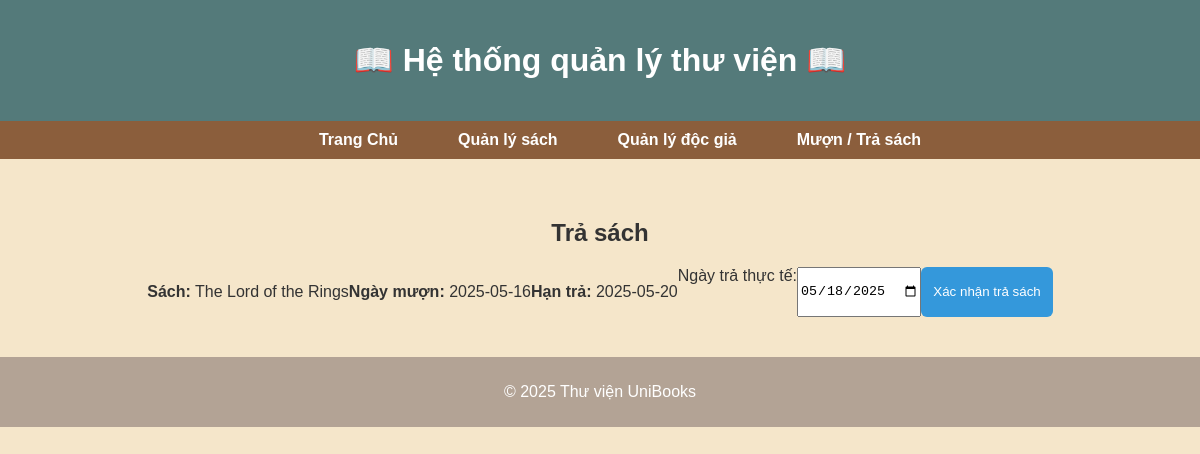
Screenshot of /loans/loans_return.php?id=1 with the database file from the repository.
### tables this page shows
CREATE TABLE `loans` (
  `id` int(11) NOT NULL,
  `book_id` varchar(11) DEFAULT NULL,
  `student_id` varchar(20) DEFAULT NULL,
  `borrow_date` date DEFAULT NULL,
  `return_date` date DEFAULT NULL,
  `status` enum('pending','approved') DEFAULT 'pending',
  `approved_at` datetime DEFAULT NULL,
  `approved_by` varchar(50) DEFAULT NULL
);

CREATE TABLE `books` (
  `id` varchar(11) NOT NULL,
  `images` varchar(500) DEFAULT NULL,
  `title` varchar(255) DEFAULT NULL,
  `author` varchar(255) DEFAULT NULL,
  `category` varchar(100) DEFAULT NULL,
  `publish_year` int(11) DEFAULT NULL,
  `summary` text DEFAULT NULL,
  `status` enum('available','borrowed') DEFAULT 'available'
);

### loans/loans_return.php (the view, shortened to what this page needs)
<?php
require_once '../database/db.php';
include("../includes/header.php");
include("../includes/nav.php");
$success_message = '';
$loan = null;
if (isset($_GET['id']) && is_numeric($_GET['id'])) {
    $loan_id = intval($_GET['id']);
    try {
        $stmt = $pdo->prepare("SELECT l.*, b.title FROM loans l JOIN books b ON l.book_id = b.id WHERE l.id = ?");
        $stmt->execute([$loan_id]);
        $loan = $stmt->fetch(PDO::FETCH_ASSOC);
    } catch (PDOException $e) {
        $error_message = "Lỗi truy vấn: " . $e->getMessage();
    }
}
?>
<main>
  <h2>Trả sách</h2>
  <?php if ($success_message): ?>
    <p style="color: green;"><?= $success_message ?></p>
    <a href="loans_borrow.php" class="btn">Quay lại danh sách phiếu mượn</a>
  <?php elseif ($loan): ?>
    <form action="loans_return.php" method="POST" class="form-box">
      <p><strong>Sách:</strong> <?= htmlspecialchars($loan['title']) ?></p>
      <p><strong>Ngày mượn:</strong> <?= htmlspecialchars($loan['borrow_date']) ?></p>
      <p><strong>Hạn trả:</strong> <?= htmlspecialchars($loan['return_date']) ?></p>
      <label for="actual_return">Ngày trả thực tế:</label>
      <input type="date" name="actual_return" id="actual_return" value="<?= date('Y-m-d') ?>" required>
      <input type="submit" value="Xác nhận trả sách" class="btn">
    </form>
  <?php endif; ?>
</main>
<?php include("../includes/footer.php"); ?>

### includes/header.php (shortened to what this page needs)
<?php
$base_url = '/LIBRARY/';
?>
<!DOCTYPE html>
<html lang="vi">
<head>
    <link rel="stylesheet" href="<?= $base_url ?>assets/styles.css">
</head>
<body>
    <header>
        <?php if (isset($_SESSION['role']) && $_SESSION['role'] === 'user'): ?>
            <h1>📚 Danh sách sách hiện có:</h1>
        <?php else: ?>
            <h1>📖 Hệ thống quản lý thư viện 📖</h1>
        <?php endif; ?>
    </header>

### includes/nav.php (shortened to what this page needs)
<nav>
  <ul>
  <li>
        <li><a href="<?= $base_url ?>index.php">Trang Chủ</a></li>
        <li><a href="<?= $base_url ?>books/books_list.php">Quản lý sách</a></li>
        <li><a href="<?= $base_url ?>readers/readers_list.php">Quản lý độc giả</a></li>
        <li><a href="<?= $base_url ?>loans/loans_borrow.php">Mượn / Trả sách</a></li>
  </ul>
</nav>

### includes/footer.php
<footer>
    <p>&copy; <?= date('Y') ?> Thư viện UniBooks</p>
</footer>
    </body>
</html>

### assets/styles.css (style rules this page uses)
:root { --bg-img: url('../public/BG-img-register.jpg');; }
body { font-family: Arial, sans-serif; background-color: #F5E6CA; color: #333; margin: 0; padding: 0; }
header { background-color: #547A7A; color: white; padding: 20px; text-align: center; }
nav ul { list-style-type: none; padding: 0; background-color: #8B5E3C; margin: 0; display: flex; justify-content: center; }
nav li { margin: 0 20px; }
nav a { color: white; text-decoration: none; font-weight: bold; display: block; padding: 10px; }
main { text-align: center; padding: 40px; }
footer { background-color: #B3A395; color: white; text-align: center; padding: 10px; }
.form-box { width: 100%; height: fit-content; display: flex; justify-content: center; }
.btn { padding: 6px 12px; background-color: #3498db; color: white; border: none; border-radius: 6px; text-decoration: none; }

### rows the page displays
loans: book.title "The Lord of the Rings", borrow_date "2025-05-16", return_date "2025-05-20"
